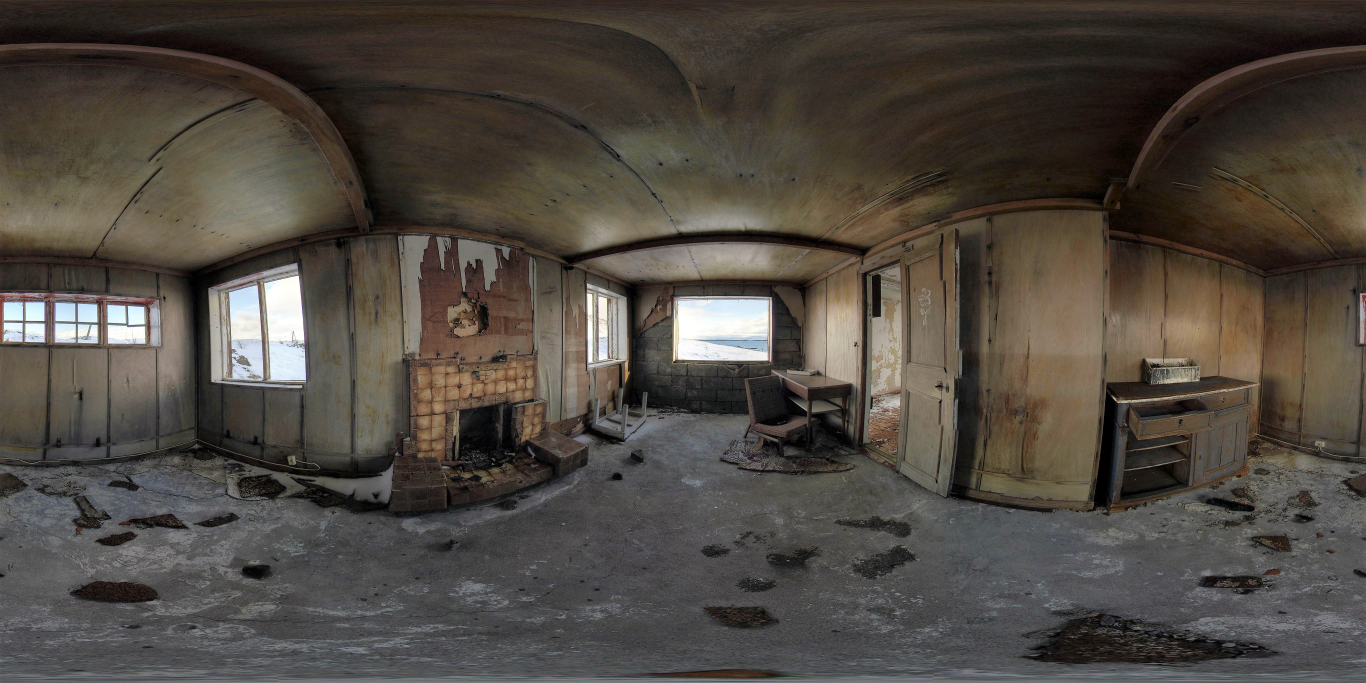
#> input picture data/backup/360.jpg, 4096 x 2048 px, found by its file name (shown at 1/3 size)
$ python nfov.py
#> lines starting #> are read from the running program, lines starting #| are printed output that depends on the picture
# Copyright 2017 Nitish Mutha (nitishmutha.com)

# Licensed under the Apache License, Version 2.0 (the "License");
# you may not use this file except in compliance with the License.
# You may obtain a copy of the License at

#     http://www.apache.org/licenses/LICENSE-2.0

# Unless required by applicable law or agreed to in writing, software
# distributed under the License is distributed on an "AS IS" BASIS,
# WITHOUT WARRANTIES OR CONDITIONS OF ANY KIND, either express or implied.
# See the License for the specific language governing permissions and
# limitations under the License.

from math import pi
import numpy as np

class NFOV():
    def __init__(self, height=400, width=800):
        self.FOV = [0.45, 0.45]
        self.PI = pi
        self.PI_2 = pi * 0.5
        self.PI2 = pi * 2.0
        self.height = height
        self.width = width
        self.screen_points = self._get_screen_img()

    def _get_coord_rad(self, isCenterPt, center_point=None):
        return (center_point * 2 - 1) * np.array([self.PI, self.PI_2]) \
            if isCenterPt \
            else \
            (self.screen_points * 2 - 1) * np.array([self.PI, self.PI_2]) * (
                np.ones(self.screen_points.shape) * self.FOV)

    def _get_screen_img(self):
        xx, yy = np.meshgrid(np.linspace(0, 1, self.width), np.linspace(0, 1, self.height))
        return np.array([xx.ravel(), yy.ravel()]).T

    def _calcSphericaltoGnomonic(self, convertedScreenCoord):
        x = convertedScreenCoord.T[0]
        y = convertedScreenCoord.T[1]

        rou = np.sqrt(x ** 2 + y ** 2)
        c = np.arctan(rou)
        sin_c = np.sin(c)
        cos_c = np.cos(c)

        lat = np.arcsin(cos_c * np.sin(self.cp[1]) + (y * sin_c * np.cos(self.cp[1])) / rou)
        lon = self.cp[0] + np.arctan2(x * sin_c, rou * np.cos(self.cp[1]) * cos_c - y * np.sin(self.cp[1]) * sin_c)

        lat = (lat / self.PI_2 + 1.) * 0.5
        lon = (lon / self.PI + 1.) * 0.5

        return np.array([lon, lat]).T

    def _bilinear_interpolation(self, screen_coord):
        uf = np.mod(screen_coord.T[0],1) * self.frame_width  # long - width
        vf = np.mod(screen_coord.T[1],1) * self.frame_height  # lat - height

        x0 = np.floor(uf).astype(int)  # coord of pixel to bottom left
        y0 = np.floor(vf).astype(int)
        x2 = np.add(x0, np.ones(uf.shape).astype(int))  # coords of pixel to top right
        y2 = np.add(y0, np.ones(vf.shape).astype(int))

        base_y0 = np.multiply(y0, self.frame_width)
        base_y2 = np.multiply(y2, self.frame_width)

        A_idx = np.add(base_y0, x0)
        B_idx = np.add(base_y2, x0)
        C_idx = np.add(base_y0, x2)
        D_idx = np.add(base_y2, x2)

        flat_img = np.reshape(self.frame, [-1, self.frame_channel])

        A = np.take(flat_img, A_idx, axis=0)
        B = np.take(flat_img, B_idx, axis=0)
        C = np.take(flat_img, C_idx, axis=0)
        D = np.take(flat_img, D_idx, axis=0)

        wa = np.multiply(x2 - uf, y2 - vf)
        wb = np.multiply(x2 - uf, vf - y0)
        wc = np.multiply(uf - x0, y2 - vf)
        wd = np.multiply(uf - x0, vf - y0)

        # interpolate
        AA = np.multiply(A, np.array([wa, wa, wa]).T)
        BB = np.multiply(B, np.array([wb, wb, wb]).T)
        CC = np.multiply(C, np.array([wc, wc, wc]).T)
        DD = np.multiply(D, np.array([wd, wd, wd]).T)
        nfov = np.reshape(np.round(AA + BB + CC + DD).astype(np.uint8), [self.height, self.width, 3])
        # import matplotlib.pyplot as plt
        # plt.imshow(nfov)
        # plt.show()
        return nfov

    def toNFOV(self, frame, center_point):
        self.frame = frame
        self.frame_height = frame.shape[0]
        self.frame_width = frame.shape[1]
        self.frame_channel = frame.shape[2]

        self.cp = self._get_coord_rad(center_point=center_point, isCenterPt=True)
        convertedScreenCoord = self._get_coord_rad(isCenterPt=False)
        spericalCoord = self._calcSphericaltoGnomonic(convertedScreenCoord)
        return self._bilinear_interpolation(spericalCoord)


# test the class
if __name__ == '__main__':
    import imageio as im
    img = im.imread('images/360.jpg')
#> img is the input picture: shape (2048, 4096, 3); mean R, G, B 78.6, 72.2, 65
    nfov = NFOV()
    center_point = np.array([0.5, .5])  # camera center point (valid range [0,1])
    nfov.toNFOV(img, center_point)
#> in _bilinear_interpolation, `nfov = np.reshape(np.round(AA + BB + CC + DD).astype(np.uint8), [self...`:
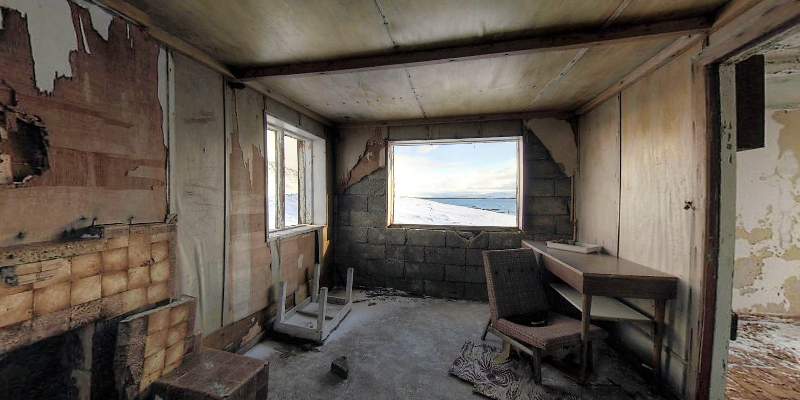
#> nfov: shape (400, 800, 3); mean of channels 0, 1, 2 98.4, 89.1, 79.5; drawn as R, G, B

$ run again, with data/backup/sample_nfov.jpg copied over data/backup/360.jpg
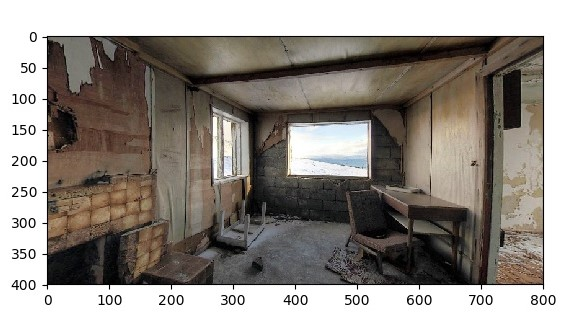
#> input picture data/backup/sample_nfov.jpg, 572 x 331 px, found by its file name
#> img is the input picture: shape (331, 572, 3); mean R, G, B 149.7, 143.7, 137.5
#> in _bilinear_interpolation, `nfov = np.reshape(np.round(AA + BB + CC + DD).astype(np.uint8), [self...`:
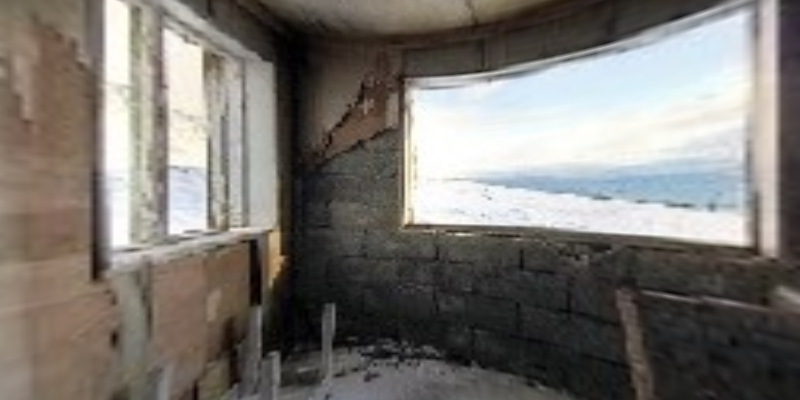
#> nfov: shape (400, 800, 3); mean of channels 0, 1, 2 121.7, 117.5, 112.7; drawn as R, G, B

$ run again, with data/backup/sample_nfov2.jpg copied over data/backup/360.jpg
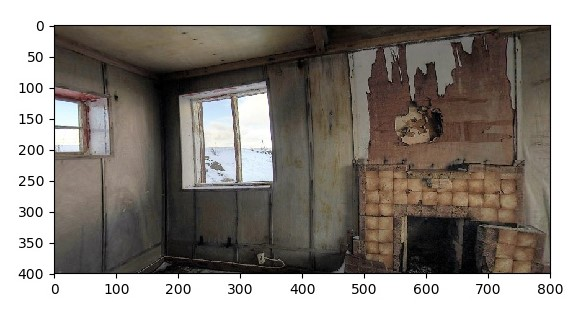
#> input picture data/backup/sample_nfov2.jpg, 581 x 309 px, found by its file name
#> img is the input picture: shape (309, 581, 3); mean R, G, B 141.2, 135.1, 129
#> in _bilinear_interpolation, `nfov = np.reshape(np.round(AA + BB + CC + DD).astype(np.uint8), [self...`:
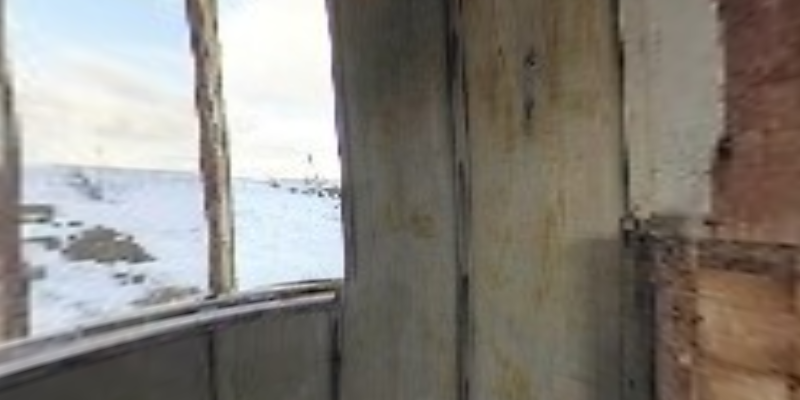
#> nfov: shape (400, 800, 3); mean of channels 0, 1, 2 135.6, 130.7, 123.8; drawn as R, G, B
